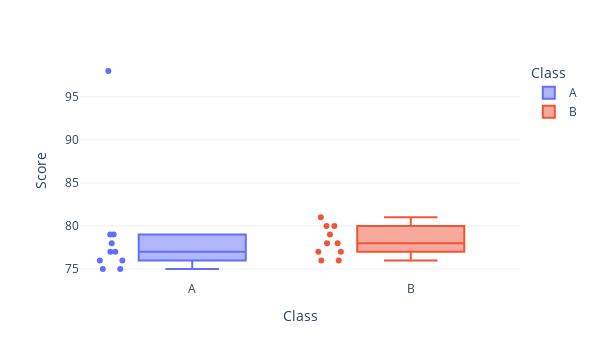

Source (notebook cell):
### Code cell
df.plot.box(
    x='Class',
    y='Score',
    color='Class',
    points='all',
    width=600
)

### Figure 1 — Plotly figure (JSON) as saved in the notebook; plotly's stock layout.template omitted (floating-point values rounded to 4 significant figures)
{"data": [{"alignmentgroup": "True", "boxpoints": "all", "hovertemplate": "Class=%{x}<br>Score=%{y}<extra></extra>", "legendgroup": "A", "marker": {"color": "#636efa"}, "name": "A", "notched": false, "offsetgroup": "A", "orientation": "v", "showlegend": true, "type": "box", "x": ["A", "A", "A", "A", "A", "A", "A", "A", "A", "A"], "x0": " ", "xaxis": "x", "y": [75, 75, 76, 76, 77, 77, 78, 79, 79, 98], "y0": " ", "yaxis": "y"}, {"alignmentgroup": "True", "boxpoints": "all", "hovertemplate": "Class=%{x}<br>Score=%{y}<extra></extra>", "legendgroup": "B", "marker": {"color": "#EF553B"}, "name": "B", "notched": false, "offsetgroup": "B", "orientation": "v", "showlegend": true, "type": "box", "x": ["B", "B", "B", "B", "B", "B", "B", "B", "B", "B"], "x0": " ", "xaxis": "x", "y": [76, 76, 77, 77, 78, 78, 79, 80, 80, 81], "y0": " ", "yaxis": "y"}], "layout": {"boxmode": "overlay", "height": 360, "legend": {"title": {"text": "Class"}, "tracegroupgap": 0}, "margin": {"t": 60}, "width": 600, "xaxis": {"anchor": "y", "autorange": true, "categoryarray": ["A", "B"], "categoryorder": "array", "domain": [0, 1], "range": [-0.5137, 1.5], "title": {"text": "Class"}, "type": "category"}, "yaxis": {"anchor": "x", "autorange": true, "domain": [0, 1], "range": [73.72, 99.28], "title": {"text": "Score"}, "type": "linear"}}}
